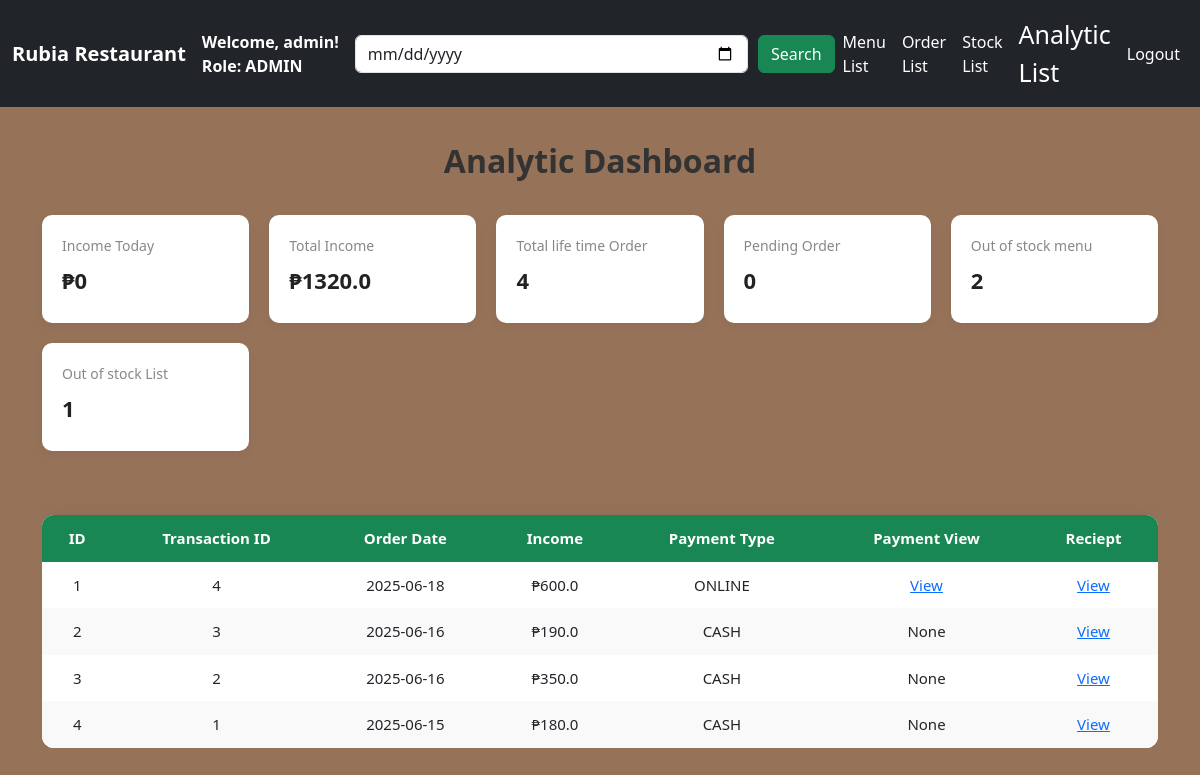
Page /analytic/list (signed in) on the earlier database version.
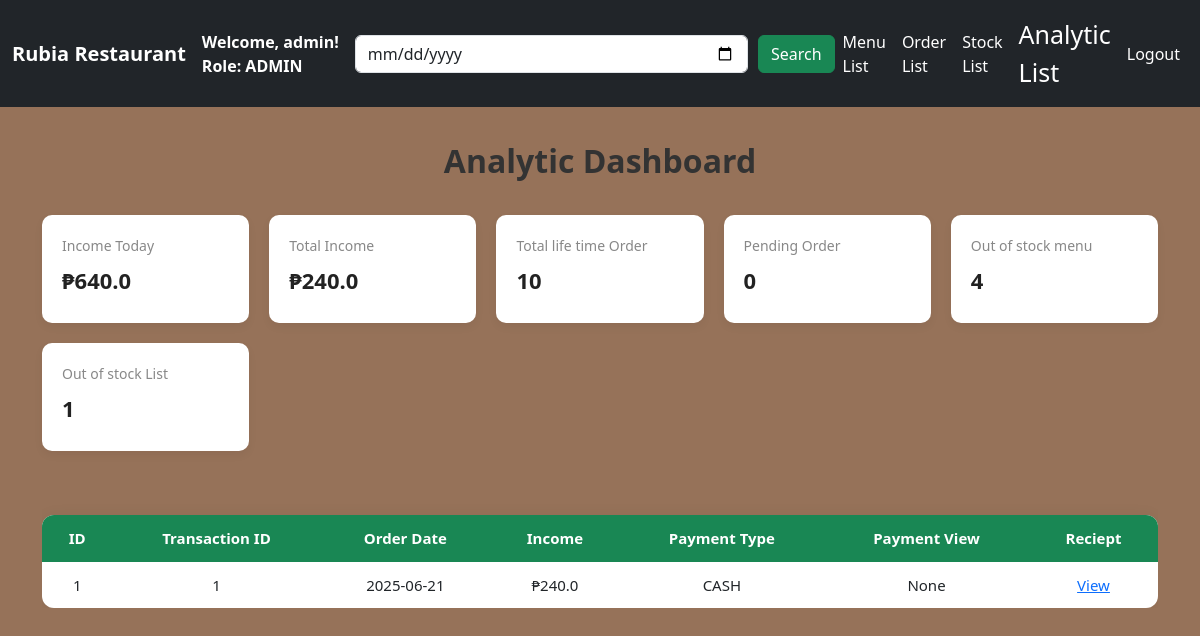
Same page on the later database version.
### function/model.py (models this page shows, shortened)
class Income_table(SQLModel, table=True):
    id:              int                     = Field(default=None, primary_key=True)
    order_date:      datetime.date           = Field(default_factory=datetime.date.today)
    income:          float                   = Field(nullable=False)
    payment_type:    PaymentEnum             = Field()
    image_url:       str                     = Field()
    order_list_item: str                     = Field()
    holder: Optional["Income_Holder"] = Relationship(back_populates="order")

### main.py (the view)
@app.route("/analytic/list",methods=['GET','POST'])
def analytic_list():
    if 'user_id' not in flask_session:
        return redirect(url_for('login'))
    role = flask_session.get('role')
    if role not in ['ADMIN', 'EMPLOYEE']:
        flash('You cannot Edit this','error')
        return redirect(url_for('restrict_access'))
    username = flask_session.get('username')
    role =   flask_session.get('role')
    image_names = os.listdir('static/images')
    page = request.args.get('page',1,type=int)
    PER_PAGE = 6
    with DbaseSession(engine) as session:
        if role  in ['EMPLOYEE','ADMIN']:
            stmt = select(Income_table).order_by(desc(Income_table.id))
            data = session.exec(stmt).all()
            stmt2 = select(Order_List).options(selectinload(Order_List.menu))
            orders = session.exec(stmt2).all()
            count  = len(set(order.table for order in orders)) # we use this to count only range
            stmt3 = session.exec(select(Menu_List).where(Menu_List.quantity == 0)).all()
            out_of_stock = len(stmt3) #this will count out of stock menu
            stmt4 = session.exec(select(Kitchen_Stock).where(Kitchen_Stock.quantity == 0)).all()
            out_of_stock_list = len(stmt4)
            stmt5 = session.exec(select(Income_Holder)).all()
            life_time_order = len(stmt5)
            stmt6 = select(Income_Today).where(Income_Today.transaction_date == date.today())
            data2 = session.exec(stmt6).all()
        if request.method == 'POST':
            query_date = request.form.get('query_date')
            if query_date:
                stmt = stmt.where(Income_table.order_date.ilike(f"%{query_date}%"))
    income_today_holder = []
    for item2 in data2:
        income_today_holder.append(item2.balance)
    income_holder = []
    for item in data:
        print(item.income)
        income_holder.append(item.income)
    total = len(data)
    start = (page - 1) * PER_PAGE
    end = start + PER_PAGE
    paginated_data = data[start:end]
    context = {
        'income_today':sum(income_today_holder),
        'total_income': sum(income_holder),
        'income_table': paginated_data,
        'username': username,
        'role': role,
        'page':page,
        'images_name': image_names,
        'total_pages': (total + PER_PAGE - 1) // PER_PAGE,
        'today':today,
        'count':count,
        'out_of_stock':out_of_stock,
        'out_of_stock_list':out_of_stock_list,
        'life_time_order':life_time_order
    }
    return render_template('analytics.html',**context)

### function/model.py (called while the page is built)
    def __str__(self):
        return self.value

### templates/analytics.html (shortened to what this page needs)
<!DOCTYPE html>
<html lang="en">
<head>
  <link href="https://cdn.jsdelivr.net/npm/bootstrap@5.3.6/dist/css/bootstrap.min.css" rel="stylesheet">
</head>
<body>
  <nav class="navbar navbar-expand-lg navbar-dark bg-dark fixed-top">
    <div class="container-fluid">
      <a class="navbar-brand fw-bold">Rubia Restaurant</a>
      <div class="d-flex flex-column text-white me-3">
        <span class="fw-bold">Welcome, {{ username }}!</span>
        <span class="fw-bold">Role: {{ role }}</span>
      </div>
      <div class="collapse navbar-collapse justify-content-between" id="navbarNav">
        <form class="d-flex mx-auto" action="/analytic/list" method="POST" style="max-width: 600px; width: 100%;">
          <input type="date" class="form-control" name="query_date" placeholder="Search by Date">
        <div style="margin-left:10px;">
          <button type="submit" class="btn btn-success">Search</button>
        </div>
        </form>
        <ul class="navbar-nav align-items-center">
          {% if role in ['ADMIN', 'EMPLOYEE'] %}
          <li class="nav-item"><a class="nav-link text-white" href="/menu/list">Menu List</a></li>
          <li class="nav-item"><a class="nav-link text-white" href="/order/list">Order List</a></li>
          <li class="nav-item"><a class="nav-link text-white" href="/stock/list">Stock List</a></li>
          <li class="nav-item"><a class="nav-link text-white" href="/analytic/list" style="font-size:25px;" >Analytic List</a></li>
          {% endif %}
          <li class="nav-item"><a class="nav-link text-white" href="/logout">Logout</a></li>
        </ul>
      </div>
    </div>
  </nav>
  <div class="container py-5">
    <div style="color:white">
      <h2 class="section-title">Analytic Dashboard</h2>
    </div>
    <div class="dashboard">
      <div class="box">
        <div class="title">Income Today</div>
        <div class="count">₱{{ income_today }}</div>
      </div>
      <div class="box">
        <div class="title">Total Income</div>
        <div class="count">₱{{ total_income }}</div>
      </div>
      <div class="box">
        <div class="title">Total life time Order</div>
        <div class="count">{{life_time_order}}</div>
      </div>
      <div class="box">
        <div class="title">Pending Order</div>
        <div class="count">{{count}}</div>
      </div>
      <div class="box">
        <div class="title">Out of stock menu</div>
        <div class="count">{{out_of_stock}}</div>
      </div>
      <div class="box">
        <div class="title">Out of stock List</div>
        <div class="count">{{out_of_stock_list}}</div>
      </div>
    </div>
    <div class="table-responsive">
      <table class="styled-table mt-4">
        <thead>
          <tr>
            <TH>ID</TH>
            <th>Transaction ID</th>
            <th>Order Date</th>
            <th>Income</th>
            <th>Payment Type</th>
            <th>Payment View</th>
            <th>Reciept</th>
          </tr>
        </thead>
        <tbody>
          {% for item in income_table %}
          <tr>
            <td>{{loop.index}}</td>
            <td>{{ item.id }}</td>
            <td>{{ item.order_date }}</td>
            <td>₱{{ item.income }}</td>
            <td>{{ item.payment_type }}</td>
            {% if item.payment_type != 'CASH' %}
            <td><a href="{{ url_for('view_payment_analytic',_id=item.id) }}">View</a></td>
            {%else%}
            <td>None</td>
            {%endif%}
            <td><a href="{{ url_for('reciept_view_analytic',_id=item.id) }}">View</a></td>
          </tr>
          {% endfor %}
        </tbody>
      </table>
    </div>
</div>
</body>
</html>

### templates/analytics.html (style rules this page uses)
body { background-color: #967259; padding-top: 70px; font-family: 'Segoe UI', Tahoma, Geneva, Verdana, sans-serif; }
.dashboard { display: grid; grid-template-columns: repeat(auto-fit, minmax(180px, 1fr)); gap: 20px; margin-bottom: 40px; }
.box { background: white; border-radius: 10px; padding: 20px; box-shadow: 0 4px 10px rgba(0,0,0,0.05); transition: 0.3s; }
.title { font-size: 14px; color: #888; margin-bottom: 8px; }
.count { font-size: 22px; font-weight: 600; margin-bottom: 6px; color: #222; }
.styled-table { width: 100%; border-collapse: collapse; border-radius: 12px; overflow: hidden; box-shadow: 0 0 15px rgba(0, 0, 0, 0.05); background-color: white; }
.styled-table thead { background-color: #198754; color: white; text-align: center; }
.styled-table th, .styled-table td { padding: 12px 15px; text-align: center; font-size: 15px; }
h2.section-title { font-weight: 700; color: #333; text-align: center; margin-bottom: 35px; }

Differences in the rows shown:
removed Income_table: id "4", order_date "2025-06-18", income "600.0", payment_type "ONLINE"
removed Income_table: id "3", order_date "2025-06-16", income "190.0", payment_type "CASH", shows "None"
removed Income_table: id "2", order_date "2025-06-16", income "350.0", payment_type "CASH", shows "None"
changed Income_table "CASH": order_date "2025-06-15" → "2025-06-21"; income "180.0" → "240.0"
Other differences:
{{ income_today }}: "0" → "640.0"
{{ total_income }}: "1320.0" → "240.0"
{{ life_time_order }}: "4" → "10"
{{ out_of_stock }}: "2" → "4"
